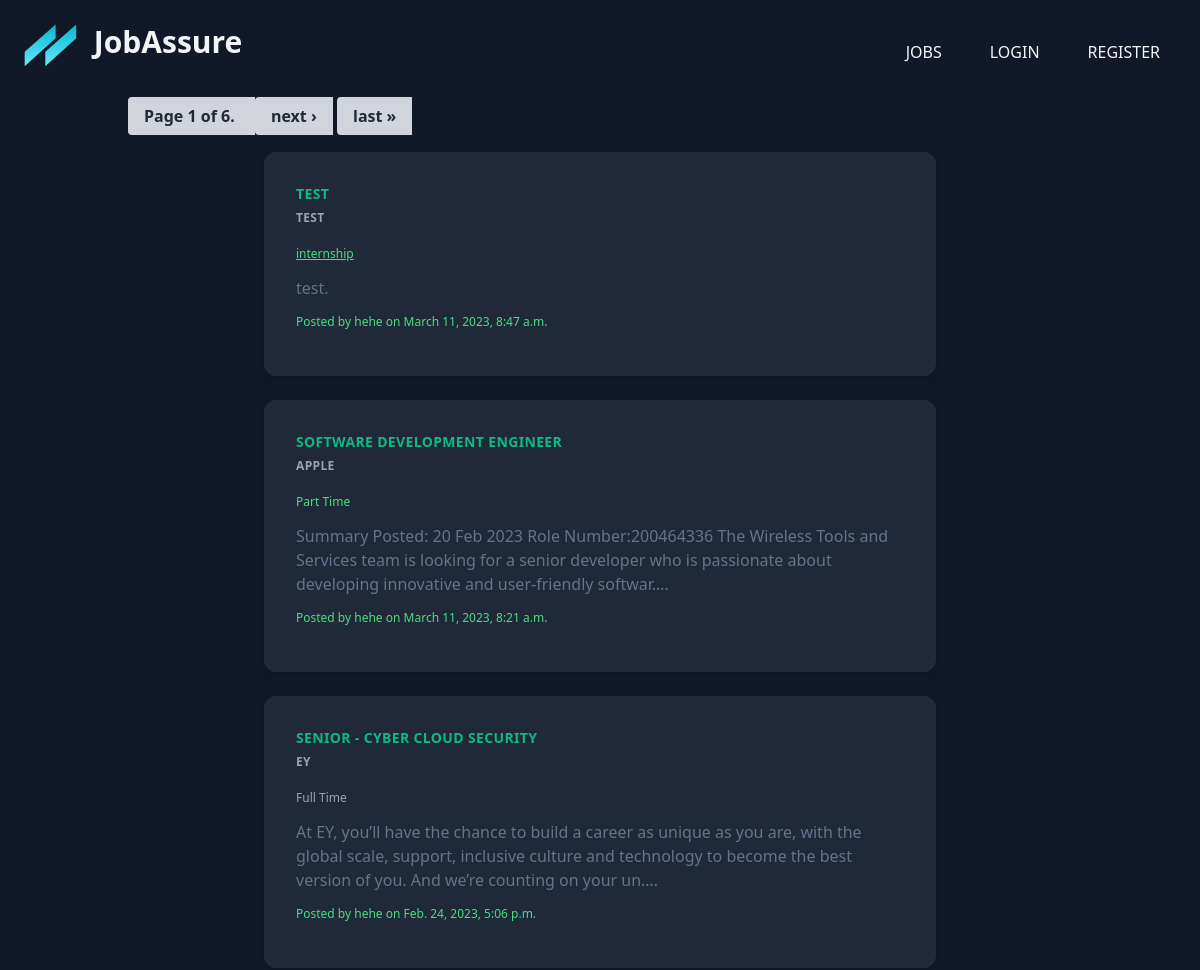
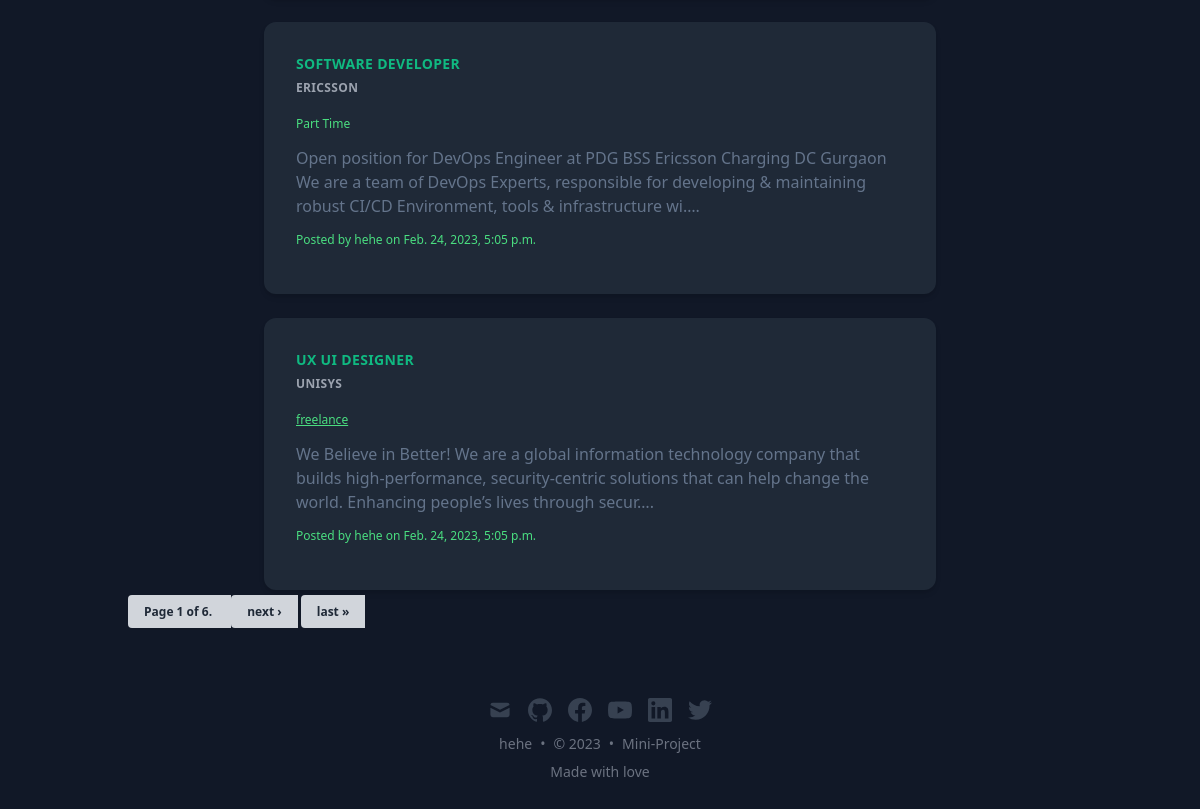
The page /dashboard/all on the database its author committed (2 pictures, top to bottom).
### dash/models.py (models this page shows)
class JobPost(models.Model):
    JOB_TYPE_CHOICES = (
        ('full_time', 'Full Time'),
        ('part_time', 'Part Time'),
        ('contract', 'Contract'),
        ('internship', 'Internship'),
        ('freelance', 'Freelance'),
    )
    user = models.ForeignKey(User, on_delete=models.CASCADE)
    title = models.CharField(max_length=200)
    company = models.CharField(max_length=200)
    description = models.TextField()
    job_type = models.CharField(max_length=20, choices=JOB_TYPE_CHOICES, default='full_time')
    created_at = models.DateTimeField(auto_now_add=True)

### dash/views.py (the view, shortened to what this page needs)
# urls.py: path('/all', views.index, name='dashboard'),
def index(request):
    job_posts = JobPost.objects.order_by('-created_at')
    paginator = Paginator(job_posts, 5)
    page_number = request.GET.get('page')
    page_obj = paginator.get_page(page_number)
    return render(request, 'auth/index.html', {'page_obj': page_obj})

### dash/templates/auth/index.html (shortened to what this page needs)
{% extends 'base.html' %}
{% block content %}
{% if page_obj.has_other_pages %}
<div class="pagination">
  <span class="step-links">
      <span class="bg-gray-300 hover:bg-gray-400 text-gray-800 font-bold py-2 px-4 rounded-l" class="current-page">
          Page {{ page_obj.number }} of {{ page_obj.paginator.num_pages }}.
      </span>
      {% if page_obj.has_next %}
          <a class="bg-gray-300 hover:bg-gray-400 text-gray-800 font-bold py-2 px-4 rounded-l" href="?page={{ page_obj.next_page_number }}">next &rsaquo;</a>
          <a class="bg-gray-300 hover:bg-gray-400 text-gray-800 font-bold py-2 px-4 rounded-l" href="?page={{ page_obj.paginator.num_pages }}">last &raquo;</a>
      {% endif %}
  </span>
</div>
{% endif %}
{% for job_post in page_obj %}
  <br>
  <a href="{% url 'job_detail' job_id=job_post.id %}">
    <div class="bg-gray-800 job-post max-w-md mx-auto rounded-xl shadow-md md:max-w-2xl">
      <div class="md:flex">
        <div class="p-8">
          <div class="uppercase tracking-wide text-sm text-emerald-500 font-semibold">{{ job_post.title }} <br>
              <a class="text-xs leading-7 text-gray-400"><b>{{ job_post.company }}</b></a></div>
          <div class="flex justify-between items-center my-2">
            {% if job_post.job_type == 'full_time' %}
              <p class="text-xs leading-7 text-gray-400">Full Time</p>
            {% elif job_post.job_type == 'part_time' %}
              <p class="text-xs leading-7 text-green-400">Part Time</p>
            {% else %}
              <p class="text-xs leading-7 text-green-400"><u>{{ job_post.job_type }}</u></p>
            {% endif %}
          </div>
          <p class="mt-2 text-slate-500">{{ job_post.description|truncatechars:200 }}.</p>
          <p class="text-xs my-2 leading-7 text-green-400">Posted by {{ job_post.user.username }} on {{ job_post.created_at }}</p>
        </div>
      </div>
    </div>
  </a>
{% endfor %}
{% if page_obj.has_other_pages %}
<div class="pagination inline-flex">
  <span class="text-xs my-2 leading-7 text-gray-500 dark:text-gray-400 step-links">
      <span class="bg-gray-300 hover:bg-gray-400 text-gray-800 font-bold py-2 px-4 rounded-l" class="current-page">
          Page {{ page_obj.number }} of {{ page_obj.paginator.num_pages }}.
      </span>
      {% if page_obj.has_next %}
          <a class="bg-gray-300 hover:bg-gray-400 text-gray-800 font-bold py-2 px-4 rounded-l" href="?page={{ page_obj.next_page_number }}">next &rsaquo;</a>
                <a class="bg-gray-300 hover:bg-gray-400 text-gray-800 font-bold py-2 px-4 rounded-l" href="?page={{ job_posts.paginator.num_pages }}">last &raquo;</a>
            {% endif %}
        </span>
    </div>
{% else %}
    <p>No job posts found.</p>
{% endif %}
{% endblock content %}

### rows shown on the page
JobPost: title "TEST", company "TEST", job_type "internship", description "test", user.username "hehe", created_at "March 11, 2023, 8:47 a.m."
JobPost: title "SOFTWARE DEVELOPMENT ENGINEER", company "APPLE", job_type "Part Time", description "Summary Posted: 20 Feb 2023 Role Number:200464336 The Wireless Tools and Services team is looking for a senior developer who is passionate about developing innovative and user-friendly softwar…", user.username "hehe", created_at "March 11, 2023, 8:21 a.m."
JobPost: title "SENIOR - CYBER CLOUD SECURITY", company "EY", job_type "Full Time", description "At EY, you’ll have the chance to build a career as unique as you are, with the global scale, support, inclusive culture and technology to become the best version of you. And we’re counting on your un…", user.username "hehe", created_at "Feb. 24, 2023, 5:06 p.m."
JobPost: title "SOFTWARE DEVELOPER", company "ERICSSON", job_type "Part Time", description "Open position for DevOps Engineer at PDG BSS Ericsson Charging DC Gurgaon We are a team of DevOps Experts, responsible for developing & maintaining robust CI/CD Environment, tools & infrastructure wi…", user.username "hehe", created_at "Feb. 24, 2023, 5:05 p.m."
JobPost: title "UX UI DESIGNER", company "UNISYS", job_type "freelance", description "We Believe in Better! We are a global information technology company that builds high-performance, security-centric solutions that can help change the world. Enhancing people’s lives through secur…", user.username "hehe", created_at "Feb. 24, 2023, 5:05 p.m."

### other values the page prints
{{ page_obj.number }} "1"
{{ page_obj.paginator.num_pages }} "6"
